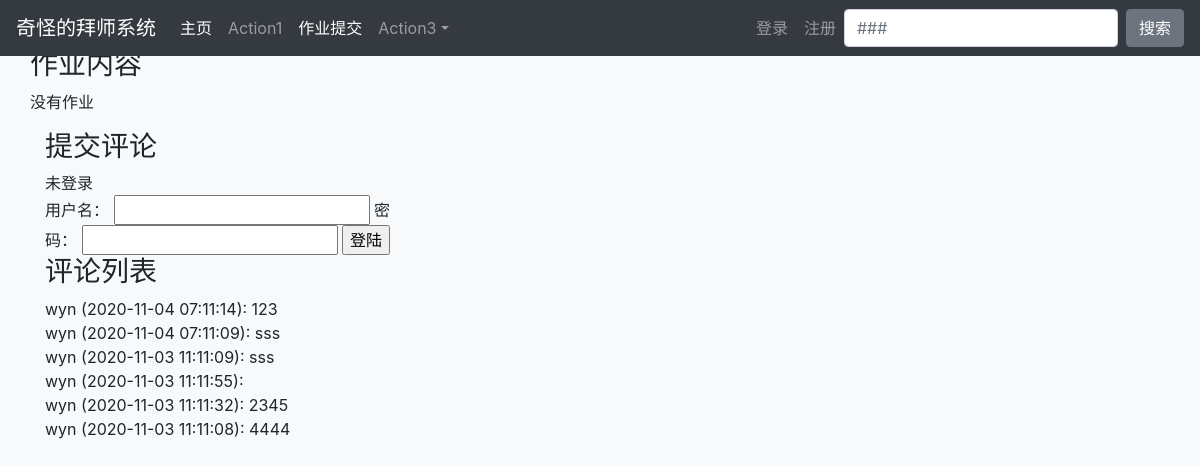
Page /user/homework/ on the committed database.
### Apprenticeship/models.py (models this page shows, shortened)
class Homework(models.Model):
    relationship_id = models.ForeignKey(Relationship, on_delete=models.DO_NOTHING)
    content = models.CharField(max_length=100)

### comment/models.py (models this page shows)
class Comment(models.Model):
    content_object = models.ForeignKey(Homework, on_delete=models.DO_NOTHING)
    text = models.TextField()
    comment_time = models.DateTimeField(auto_now_add=True)
    user = models.ForeignKey(User, on_delete=models.DO_NOTHING)
    class Meta:
        ordering = ['-comment_time']

### user/views.py (the view)
# urls.py: path('homework/', views.homework, name='homework'),
def homework(request):
    homework1 = get_object_or_404(Homework, pk=1)
    comments = Comment.objects.all()
    context = {}
    context['user'] = request.user
    context['comments'] = comments
    context['homework'] = homework1
    return render(request, 'user/homework.html', context)

### user/templates/user/homework.html (shortened to what this page needs)
{% extends 'base.html' %}
{% block homeworkActive %}active{% endblock %}
{% block content %}
        <div class="container">
            <div class="row">
                <div class="col-xs-10 col-xs-offset-1">
                     <h3>作业内容</h3>
                    <p>{{ homework.content}}</p>
                </div>
            </div>
            <div class="row">
                <div class="col-md-4 col-xs-offset-1">
                    <div class="comment-area">
                        <h3 class="comment-area-title">提交评论</h3>
                        {% if user.is_authenticated %}
                            <form action="{% url 'update_comment' %}" method="Post" style="overflow:hidden1">
                                {% csrf_token %}
                                <div class="form-group">
                                    <label for="comment_text">{{user.name}}欢迎评论</label>
                                    <textarea id="comment_text" class="form-control" name="text" rows="4"></textarea>
                                </div>
                                <input type="hidden" name="homework_id" value="{{ homework.pk }}">
                                <input type="submit" value="评论" class="btn btn-primary" style="float:right">
                            </form>
                        {% else %}
                            未登录
                            <form action="{% url 'login' %}" method="POST">
                                <span>用户名：</span>
                                <input type="text" name="username">
                                <span>密码：</span>
                                <input type="password" name="password">
                                <input type="submit" value="登陆">
                            </form>
                        {% endif %}
                    </div>
                    <div class="comment-area">
                        <h3 class="comment-area-title">评论列表</h3>
                        {% for comment in comments %}
                            <div>
                                {{ comment.user }}
                                ({{ comment.comment_time|date:"Y-m-d H:n:s" }}):
                                {{ comment.text }}
                            </div>
                        {% empty %}
                            暂无评论
                        {% endfor %}
                    </div>
                </div>
            </div>
        </div>
{% endblock %}

### templates/base.html (style rules this page uses)
html { height: 100%; }
body { display: flex; flex-direction: column; height: 100%; }

### rows in the picture
Homework: content "没有作业"
Comment: user "wyn", comment_time "2020-11-04 07:11:14", text "123"
Comment: user "wyn", comment_time "2020-11-04 07:11:09", text "sss"
Comment: user "wyn", comment_time "2020-11-03 11:11:09", text "sss"
Comment: user "wyn", comment_time "2020-11-03 11:11:55"
Comment: user "wyn", comment_time "2020-11-03 11:11:32", text "2345"
Comment: user "wyn", comment_time "2020-11-03 11:11:08", text "4444"
